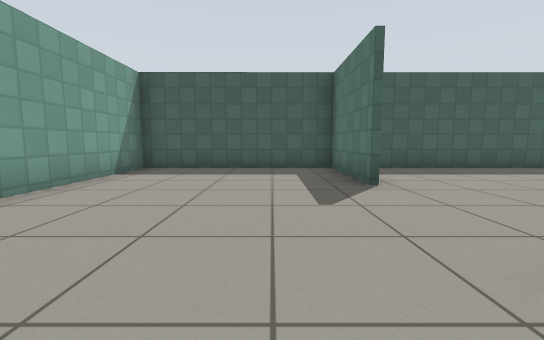
View 1 (above)

16 first-person views from a walk through a world built for the Gazebo simulator. The camera is 0.72 m above the floor, tilts 6° down and sees 90° across. The floor is counted in squares, 1 m on a side. Each view is taken from the middle of a square. On the plan, view 1 faces up. The plan holds only what a view shows up to about 9 squares ahead; the rest is blank. Gazebo's built-in surfaces are drawn with simple patterns.

View 2
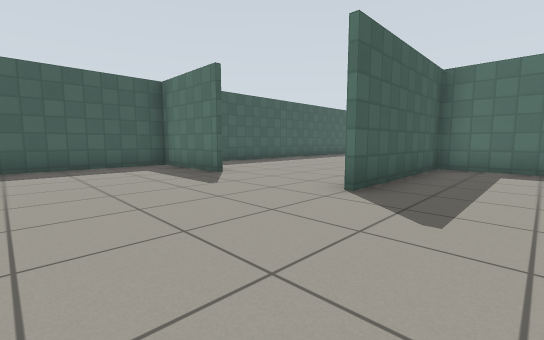

View 3
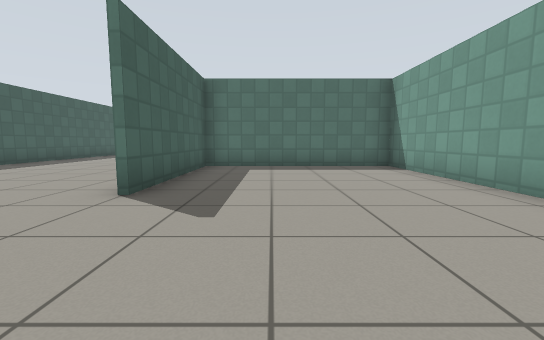

View 4
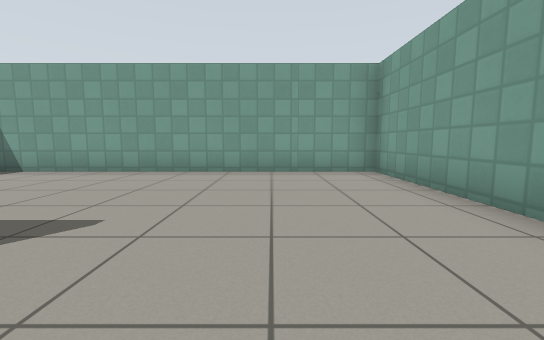

View 5
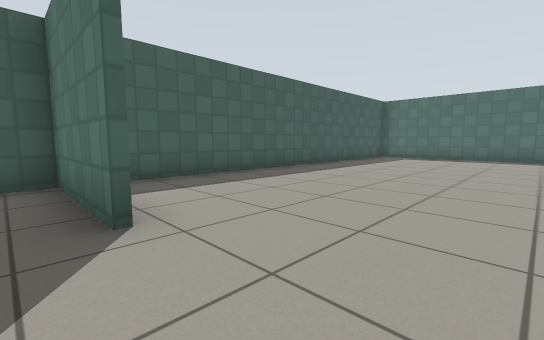

View 6
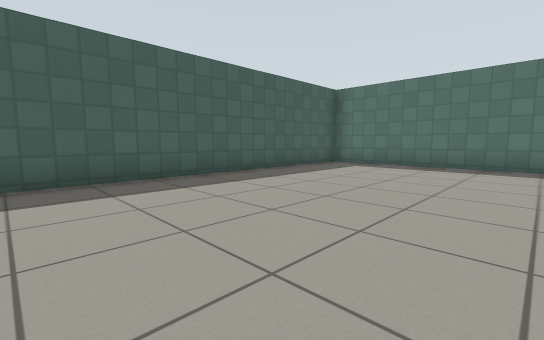

View 7
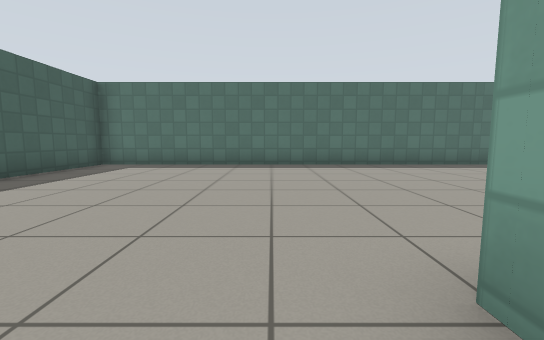

View 8
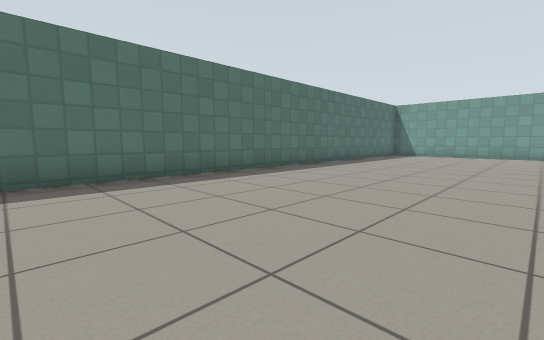

View 9
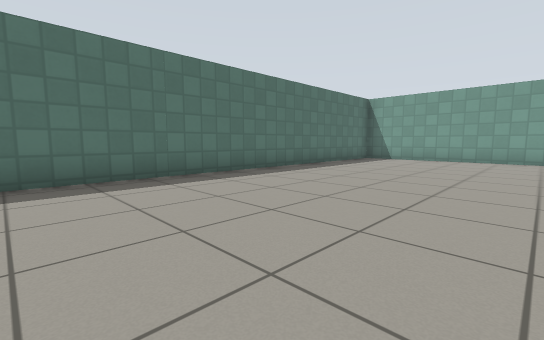

View 10
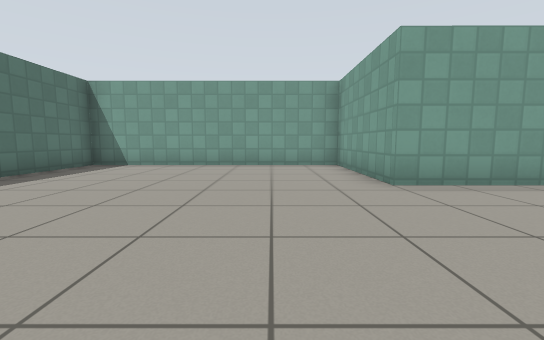

View 11
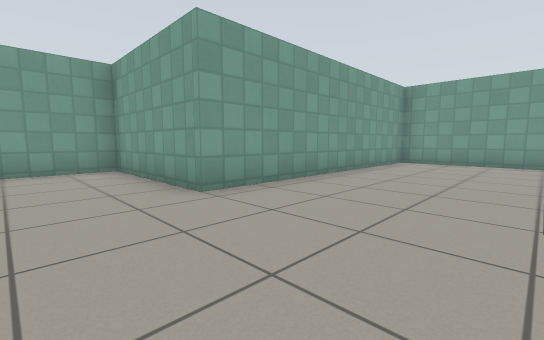

View 12
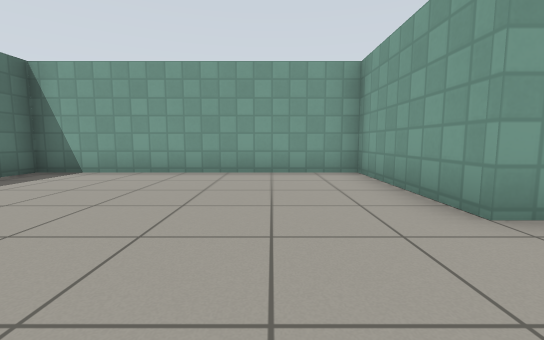

View 13
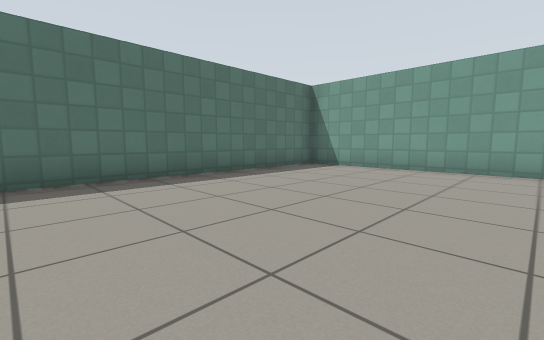

View 14
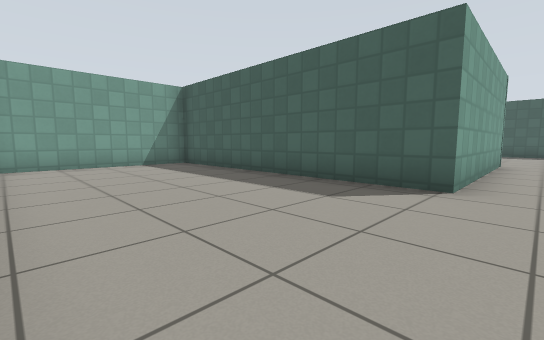

View 15
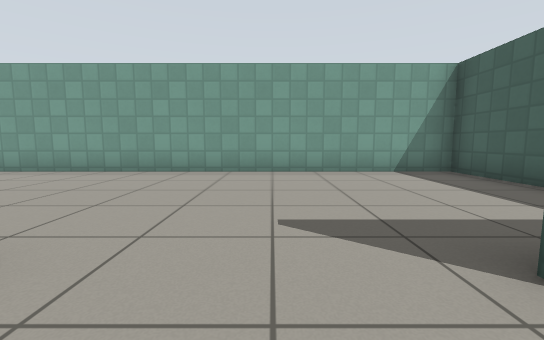

View 16
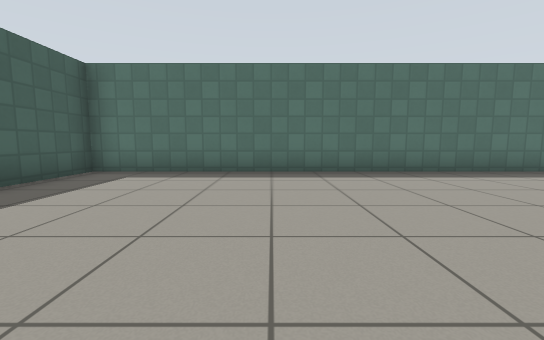

### Floor plan
Points are (right, up) in squares from view 1. A wall is a line through its corners. A room is listed if a view was taken in it or the views show most of it. See-through windows are left out.
Room 1 (views 1, 2, 3, 4, 5, 6, 7, 8, 9, 10, 11, 12, 13, 14, 15, 16)
walls: (6, 1.1) (6, -4.6) (-1.6, -4.6) (-1.6, -9.4) (6, -9.4) (6, -13.3) (13.5, -13.3) (13.5, 7.3) (-3.5, 7.3) (-3.5, -4.4) (6, -4.4) (6, 0.9) (1.6, 0.9); (1.6, 4.4) (1.6, 7.4)

Where each view was taken, in squares from view 1:
view 1: 0 up, 0 right, facing up
view 2: 1 down, 2 left, facing up-right
view 3: 1 down, 2 left, facing right
view 4: 2 up, 1 left, facing down
view 5: 2 up, 1 right, facing up-right
view 6: 2 up, 5 right, facing up-right
view 7: 2 up, 5 right, facing right
view 8: 1 up, 8 right, facing down-right
view 9: 2 down, 8 right, facing down-right
view 10: 5 down, 8 right, facing down
view 11: 6 down, 8 right, facing down-left
view 12: 7 down, 8 right, facing down
view 13: 6 down, 8 right, facing down-right
view 14: 9 down, 7 right, facing up-left
view 15: 3 up, 3 right, facing left
view 16: 3 up, 7 right, facing right
